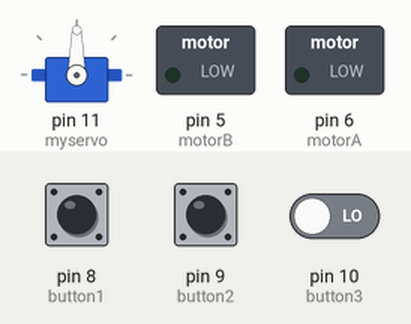
Recording of a sketch running on a simulated Arduino Uno, built with avr-gcc and run on an emulated ATmega328P. Parts: servo, switched loads named in the sketch (green lamp = pin HIGH). The inputs (shaded band) are chosen by the test bench; at power-on: pin 8 (button1) LOW, pin 9 (button2) LOW, pin 10 (button3) LOW. What the sketch prints to the serial monitor is not drawn.

Above: at 1.2 s.
1.3 s: pin 8 (button1) pulled HIGH for 0.15 s
At 2.3 s:
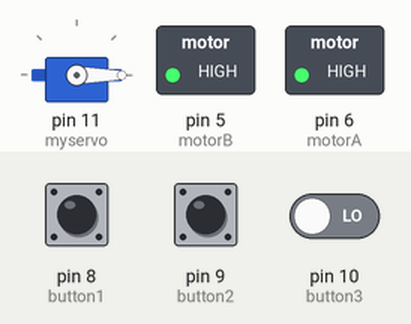
4.4 s: pin 9 (button2) pulled HIGH for 3.2 s
At 7.4 s:
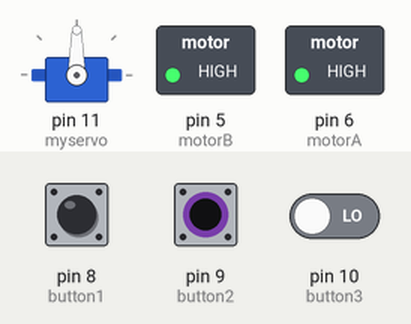
12.1 s: pin 10 (button3) driven LOW
13.8 s: pin 10 (button3) driven HIGH
At 15.6 s:
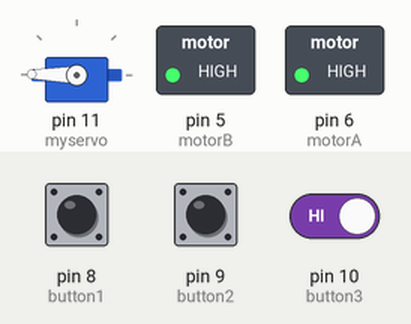
Timing chart, 0 to 17.1 s (numbered marks = the images above; inputs shaded):
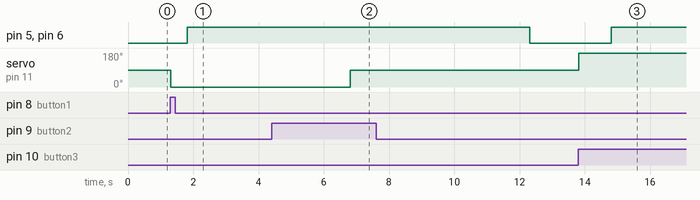

Measured:
- after the input at 1.3 s, pin 5 (motorB), pin 6 (motorA): LOW → HIGH after 0.51 s; servo on pin 11 (myservo): 90° → 0° at once
- after the input at 4.4 s, pin 5 (motorB), pin 6 (motorA): stays HIGH (without the input it goes to LOW after 2.4 s); servo on pin 11 (myservo): 0° → 90° after 2.4 s
- after the input at 13.8 s, pin 5 (motorB), pin 6 (motorA): LOW → HIGH after 1.0 s; servo on pin 11 (myservo): 90° → 179° at once

The sketch:

Plane_Launcher.ino
```cpp
#include <Servo.h>

//DC motor pin
int motorA = 6;
int motorB = 5;

//button input pin
int button1 = 8;
int button2 = 9;
int button3 = 10;

//button input state
int stateA;
int stateB;
int stateC;

//Servo declaration
Servo myservo;

void setup() {
  pinMode(button1, INPUT);
  pinMode(button2, INPUT);
  pinMode(button3, INPUT);

  pinMode(motorA, OUTPUT);
  pinMode(motorB, OUTPUT);

  myservo.attach(11);
  myservo.write(90);

  Serial.begin(9600);
  Serial.println("PaperPlane Launcher v1 - Tristan Technologies");
}

void loop() {
  stateA = digitalRead(button1);
  stateB = digitalRead(button2);
  stateC = digitalRead(button3);

//For debug

  Serial.print(stateA);
  Serial.print(" ");
  Serial.print(stateB);
  Serial.print(" ");
  Serial.println(stateC);


  if(stateA)
  {
    //button1 pressed action

    //Servo movement
    myservo.write(0);
    delay(500);

    //Rev up motor(might want to change speed)
    analogWrite(motorA,255);
    analogWrite(motorB,255);

    //Waiting for launch
    Serial.write("Launching...");
    delay(5000);
    Serial.write("launch end");
  }
  else if(stateB)
  {
    //button2 pressed action

    //Servo movement
    myservo.write(90);
    delay(500);

    //Rev up motor(might want to change speed)
    analogWrite(motorA,255);
    analogWrite(motorB,255);

    //Waiting for launch
    Serial.write("Launching...");
    delay(5000);
    Serial.write("launch end");
  }
  else if(stateC)
  {
    //button3 pressed action

    //Servo movement
    myservo.write(179);
    delay(1000);

    //Rev up motor(might want to change speed)
    analogWrite(motorA,255);
    analogWrite(motorB,255);

    //Waiting for launch
    Serial.write("Launching...");
    delay(5000);
    Serial.write("launch end");
  }
  else
  {
    analogWrite(motorB,0);
    analogWrite(motorA,0);
  }


}
```
